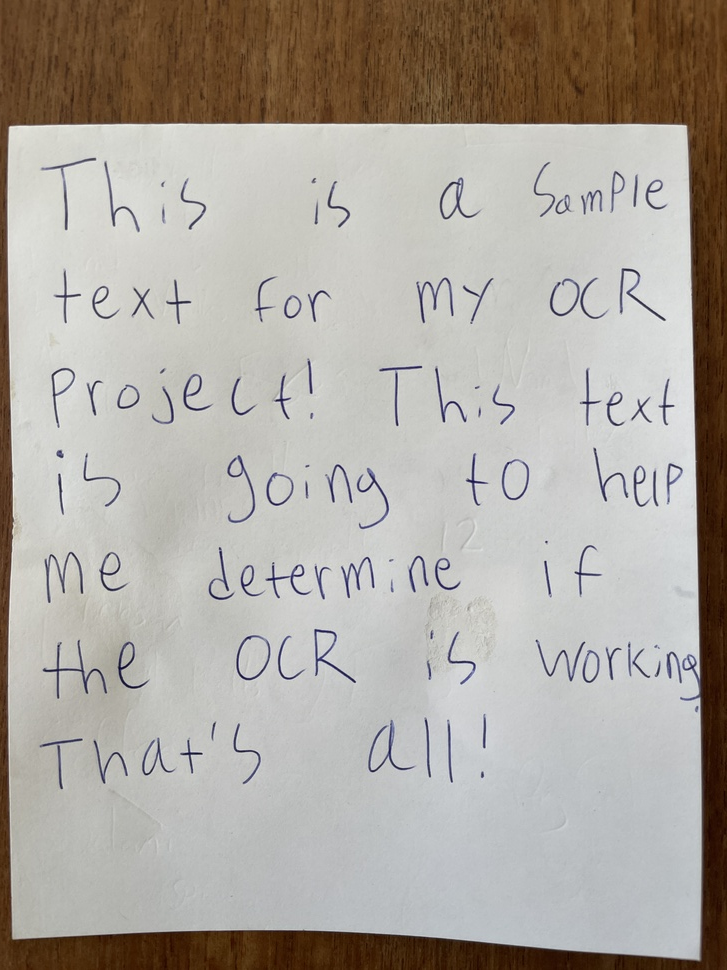
#> input picture full2.JPG, 727 x 970 px, shrunk from 3024 x 4032 before the run
$ python main.py
#> lines starting #> are read from the running program, lines starting #| are printed output that depends on the picture; after the words box and inside, x2 and y2 are one past the last pixel; in counts of white or black regions, pixels touching at a corner belong together
import cv2
from matplotlib import pyplot as plt
import numpy as np


# To begin the process, we're gonna import the input image and do some pre processing to make
#it easier to extract the characters and such

# For now, i'm just going to use a photo of a passage in a course syllabus. this will be a good starting
# point because it is harder to process than a screenshot of a document, but easier than handwritten notes
# (the final goal)

# pic = "far.jpg"
# pic = 'fulltext.JPG'
pic = 'full2.JPG'
# pic = 'math.jpg'

def gray(image): #convert to grayscale to reduce computational overhead
#> called with image = 'full2.JPG'
    return cv2.imread(image,0)
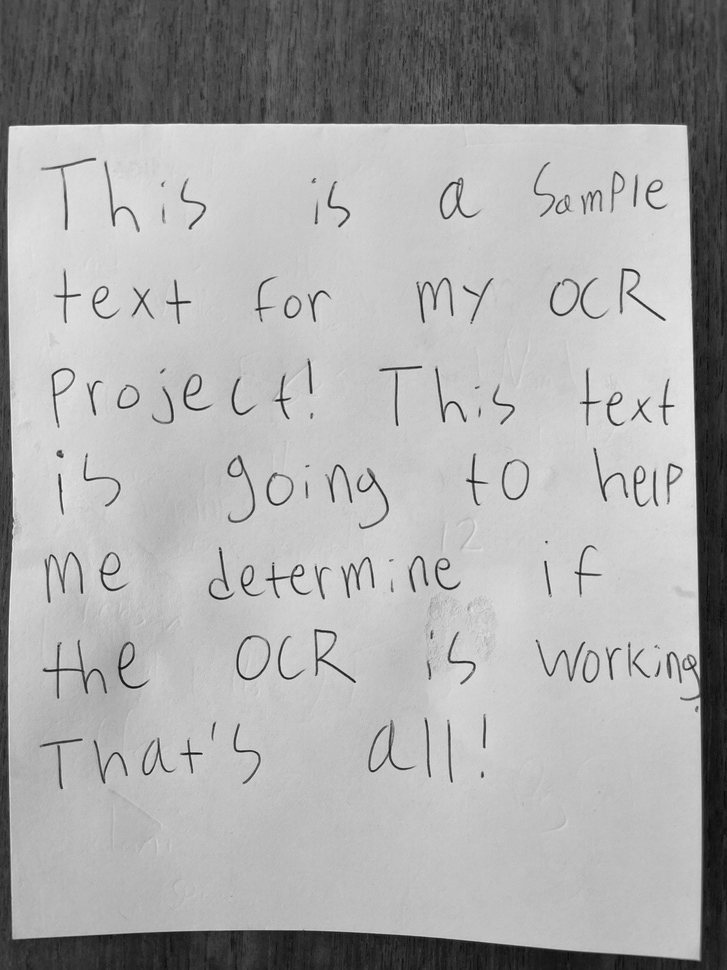
#> returned value: shape (970, 727); min 9, max 243, mean 168.4

def blur(image):
    return cv2.medianBlur(image, 5)
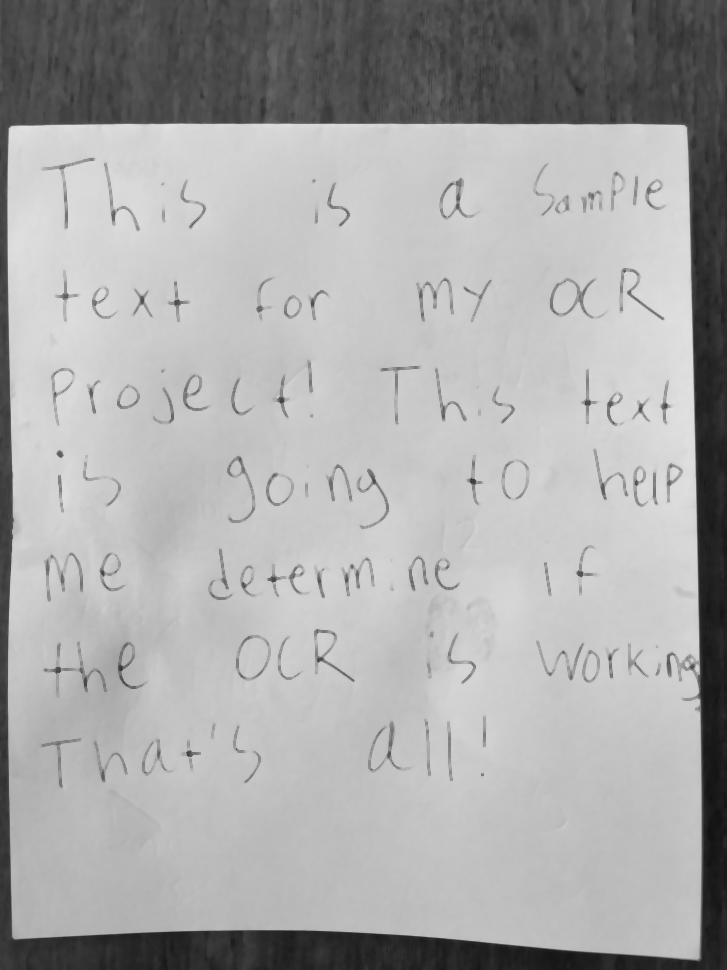
#> returned value: shape (970, 727); min 18, max 225, mean 169.7

def binarize_image(image, method='global'):
#> called with method = 'inverted'
    if method == 'global':
        _, binary = cv2.threshold(image, 0, 255, cv2.THRESH_BINARY + cv2.THRESH_OTSU)
        return binary
    elif method == 'adaptive':
        return cv2.adaptiveThreshold(
            image, 255, cv2.ADAPTIVE_THRESH_GAUSSIAN_C, cv2.THRESH_BINARY, 11, 2
        )
    elif method == 'inverted':
        _, binary = cv2.threshold(image, 0, 255, cv2.THRESH_BINARY + cv2.THRESH_OTSU)
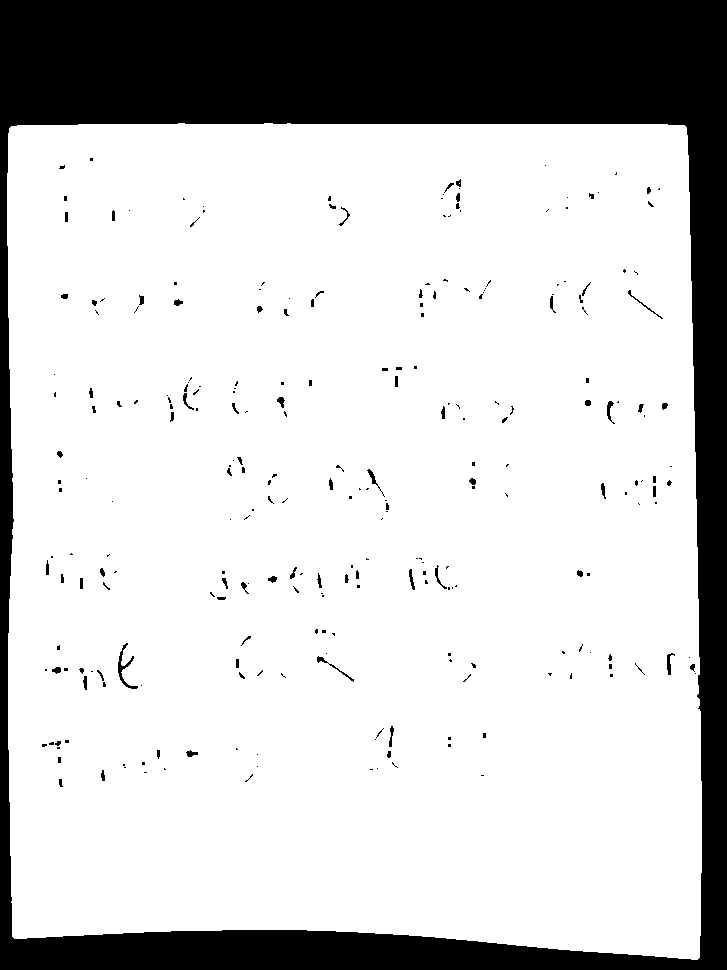
#> binary: shape (970, 727); 78.8% white; 265 black regions (191 under 20 px), largest, box (x1, y1, x2, y2) and area: (0, 0, 727, 970) 145228, (118, 643, 138, 689) 208, (317, 656, 354, 682) 96
        return cv2.bitwise_not(binary)
    else:
        raise ValueError("Invalid method. Choose 'global', 'adaptive', or 'inverted'.")

def segment_lines(binary_image):
    min_line_height = 10
    padding = 9
    print("[INFO] Starting line segmentation with padding...")

    # Compute horizontal projection profile: Sum white pixels (255)
    horizontal_projection = np.sum(binary_image == 255, axis=1)
#> horizontal_projection = 970 values, max 727 at index 0, min 34 at index 711, mean 154
    print(f"[DEBUG] Horizontal projection profile computed. Length: {len(horizontal_projection)}")
#| [DEBUG] Horizontal projection profile computed. Length: 970

    # Set a threshold to detect lines
    threshold = np.max(horizontal_projection) * 0.065  # 10% of the maximum white pixel count
#> threshold = 47.26
    print(f"[DEBUG] Threshold for line detection: {threshold}")
#| [DEBUG] Threshold for line detection: 47.255

    # Detect line boundaries
    line_indices = []
    in_line = False
    for i, pixel_sum in enumerate(horizontal_projection):
        if pixel_sum > threshold and not in_line:
            # Starting a new line
            line_start = i
            in_line = True
        elif pixel_sum <= threshold and in_line:
            # Ending the current line
            line_end = i
            if line_end - line_start >= min_line_height:  # Ignore small lines
                # Add padding
                line_start = max(0, line_start - padding)
                line_end = min(binary_image.shape[0], line_end + padding)
                line_indices.append((line_start, line_end))
                print(f"[DEBUG] Line detected from row {line_start} to {line_end}")
            in_line = False
#> this loop made 970 passes
#> (line_end, line_start, in_line) on passes 136, 202, 227, 318, 423, 500, 591, 682: (144, 0, False), (210, 172, False), (235, 194, False), (326, 279, False), (431, 379, False), (508, 453, False), (599, 557, False), (690, 645, False)
#> (line_start, in_line) on passes 1, 159, 166, 182, 204, 272: (0, True), (158, True), (165, True), (181, True), (203, True), (271, True)
#| [DEBUG] Line detected from row 0 to 144
#| [DEBUG] Line detected from row 172 to 210
#| [DEBUG] Line detected from row 194 to 235
#| [DEBUG] Line detected from row 279 to 326
#| [DEBUG] Line detected from row 379 to 431
#| [DEBUG] Line detected from row 453 to 508
#| [DEBUG] Line detected from row 557 to 599
#| [DEBUG] Line detected from row 645 to 690
#> after the loop, in_line = True; line_end = 756; line_indices = [(0, 144), (172, 210), (194, 235), (279, 326), (379, 431), (453, 508), (557, 599), (645, 690)]; line_start = 930

    # Extract lines
    print(f"[INFO] Total lines detected: {len(line_indices)}")
#| [INFO] Total lines detected: 8
    lines = [binary_image[start:end, :] for start, end in line_indices]
#> lines = 8 items
    return lines, line_indices

# [128 lines left out: functions segment_words_dynamic, segment_words, plot_vertical_projection, visualize_lines, plot_horizontal_projection, segment_words_with_components, not called in this run]

def render_words_side_by_side(line_image, words, line_number):
    """
    Renders all words in a single window, displayed side by side with neon green lines between words.
    """
    print(f"[INFO] Rendering words side by side for Line {line_number}...")

    # Calculate the total width needed to display all words side by side
    total_width = sum(word.shape[1] for word in words) + len(words)  # Add 1px gaps for the green lines
    max_height = max(word.shape[0] for word in words)

    # Create a blank image to hold all words side by side
    canvas = np.zeros((max_height, total_width, 3), dtype=np.uint8)  # Use 3 channels for color

    # Place each word onto the canvas with green lines separating them
    current_x = 0
    for word in words:
        # Add the word to the canvas (convert grayscale to 3-channel for compatibility)
        word_rgb = cv2.cvtColor(word, cv2.COLOR_GRAY2BGR)
        canvas[0:word.shape[0], current_x:current_x + word.shape[1]] = word_rgb

        # Draw a neon green line to mark the boundary
        current_x += word.shape[1]
        if current_x < canvas.shape[1]:  # Ensure we're within the canvas bounds
            canvas[:, current_x:current_x + 1] = (0, 255, 0)  # Neon green line
            current_x += 1  # Move past the line

    # Show the full line and the side-by-side words
    cv2.imshow(f"Line {line_number} - Full Line", line_image)
    cv2.imshow(f"Line {line_number} - Words Side by Side with Boundaries", canvas)
    cv2.waitKey(0)
    cv2.destroyAllWindows()

def segment_words_by_spaces(line_image, space_threshold=5, min_space_width=10, min_word_width=20):
    """
    Segments words by identifying large black spaces in the vertical projection profile.

    Args:
        line_image: Binary image of a single text line.
        space_threshold: Maximum number of white pixels in a column to consider it "black".
        min_space_width: Minimum width of consecutive black columns to qualify as a space.
        min_word_width: Minimum width (in pixels) for a valid word.

    Returns:
        words: List of binary images for each word.
        word_indices: List of (start_col, end_col) tuples for each word.
    """
    print("[INFO] Starting word segmentation by spaces...")

    # Compute vertical projection profile
    vertical_projection = np.sum(line_image == 255, axis=0)
    print(f"[DEBUG] Vertical projection profile calculated. Length: {len(vertical_projection)}")

    # Identify space regions (clusters of black-heavy columns)
    space_indices = []
    in_space = False
    for col, pixel_sum in enumerate(vertical_projection):
        if pixel_sum <= space_threshold and not in_space:
            # Start of a space
            space_start = col
            in_space = True
        elif pixel_sum > space_threshold and in_space:
            # End of a space
            space_end = col
            if space_end - space_start >= min_space_width:
                space_indices.append((space_start, space_end))
            in_space = False

    print(f"[DEBUG] Spaces identified: {space_indices}")

    # Use spaces to break the line into words
    word_indices = []
    prev_space_end = 0
    for space_start, space_end in space_indices:
        # Define the word region as the space between the previous space and the current space
        if space_start - prev_space_end >= min_word_width:
            word_indices.append((prev_space_end, space_start))
        prev_space_end = space_end

    # Add the final word after the last space
    if line_image.shape[1] - prev_space_end >= min_word_width:
        word_indices.append((prev_space_end, line_image.shape[1]))

    print(f"[DEBUG] Word regions identified: {word_indices}")

    # Extract word images
    words = [line_image[:, start:end] for start, end in word_indices]
    print(f"[INFO] Total words detected: {len(words)}")

    return words, word_indices

def segment_characters(word_image, char_threshold=5, min_char_width=5):
    """
    Segments a single word into individual characters using vertical projection.
    Ensures the last character is handled properly.

    Args:
        word_image: Binary image of a single word.
        char_threshold: Maximum number of white pixels in a column to consider it a gap.
        min_char_width: Minimum width (in pixels) for a valid character.

    Returns:
        characters: List of binary images for each character.
        char_indices: List of (start_col, end_col) tuples for each character.
    """
    print("[INFO] Starting character segmentation...")

    # Compute vertical projection profile
    vertical_projection = np.sum(word_image == 255, axis=0)
    print(f"[DEBUG] Vertical projection profile computed. Length: {len(vertical_projection)}")

    # Detect character boundaries
    char_indices = []
    in_char = False
    char_start = 0  # Placeholder for current character start
    for col, pixel_sum in enumerate(vertical_projection):
        if pixel_sum > char_threshold and not in_char:
            # Start of a character
            char_start = col
            in_char = True
        elif pixel_sum <= char_threshold and in_char:
            # End of a character
            char_end = col
            if char_end - char_start >= min_char_width:  # Ignore noise
                char_indices.append((char_start, char_end))
                print(f"[DEBUG] Character detected from column {char_start} to {char_end}")
            in_char = False

    # Handle the last character if the loop ends while still in a character
    if in_char and (len(vertical_projection) - char_start) >= min_char_width:
        char_indices.append((char_start, len(vertical_projection)))
        print(f"[DEBUG] Last character detected from column {char_start} to {len(vertical_projection)}")

    # Extract characters
    characters = [word_image[:, start:end] for start, end in char_indices]
    print(f"[INFO] Total characters detected: {len(characters)}")

    return characters, char_indices

# [7 lines left out: function preprocess_line_for_words, not called in this run]

if __name__ == "__main__":
    # Load your binarized image
    image_path = pic
    gray_image = gray(image_path)
    denoised_image = blur(gray_image)
    binary_image = binarize_image(denoised_image, method='inverted')

    # cv2.imwrite('debug_binary_image.jpg', binary_image)

    # Perform line segmentation
    lines, line_indices = segment_lines(binary_image)
#> lines = 8 items
    count = 0
    for idx, line in enumerate(lines):
        # [5 lines of commented-out code are left out]

        print(f"[INFO] Processing Line {idx + 1}...")

        # Segment words in the line
        words, word_indices = segment_words_by_spaces(line, space_threshold=5, min_space_width=100, min_word_width=20)

        for word_idx, word in enumerate(words):
            print(f"[INFO] Processing Word {word_idx + 1} in Line {idx + 1}...")

            # Segment characters within each word
            characters, char_indices = segment_characters(word)

            # Render characters side by side
            if len(char_indices) != 0:
                render_words_side_by_side(word, characters, f"Word {word_idx + 1} in Line {idx + 1}")
            else:
                print(f"[WARNING] No characters detected in Word {word_idx + 1}.")

        # words, word_indices = segment_words_dynamic(line)
        # words, word_indices = segment_words_with_components(line)

        if len(word_indices) != 0:
            # [4 lines of commented-out code are left out]
            render_words_side_by_side(line, words, idx + 1)
#> this loop made 8 passes
#> word_indices on passes 1 to 8: [(0, 727)], [(647, 727)], [(0, 115), (690, 727)], [(0, 314), (550, 727)], [(0, 727)], [(0, 62), (228, 475), (601, 727)], [(0, 105), (222, 439), (698, 727)], [(0, 134), (236, 319), (571, 727)]
#> (printed output is left out)
#> pass 1, in render_words_side_by_side, `cv2.imshow(f"Line {line_number} - Full Line", line_image)`:
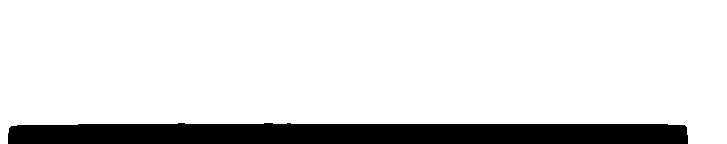
#> window 'Line Word 1 in Line 1 - Full L': shape (144, 727); 87.1% white; 1 black region, box (x1, y1, x2, y2) and area: (8, 123, 688, 144) 13498
#> pass 1, in render_words_side_by_side, `cv2.imshow(f"Line {line_number} - Words Side by Side with Boundaries",..`:
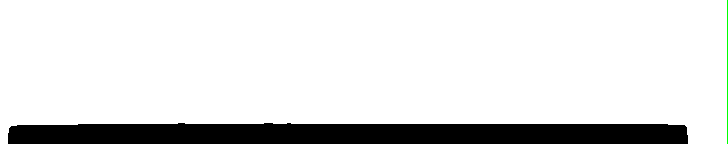
#> window 'Line Word 1 in Line 1 - Words ': shape (144, 728, 3); mean B, G, R 221.8, 222.2, 221.8
#> pass 2, in render_words_side_by_side (call 3), `cv2.imshow(f"Line {line_number} - Words Side by Side with Boundaries",..`:
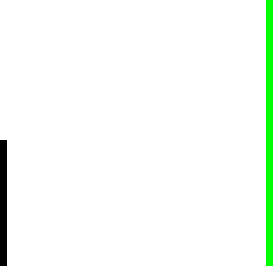
#> window 'Line Word 1 in Line 2 - Words ': shape (38, 39, 3) (shown 7 times larger); mean B, G, R 245.4, 251.9, 245.4
#> after the loop:
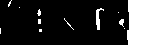
#> word: shape (45, 156); 20.4% white; 12 white regions (9 under 20 px), largest, box (x1, y1, x2, y2) and area: (127, 0, 156, 45) 1252, (96, 8, 104, 30) 77, (119, 19, 124, 27) 26
